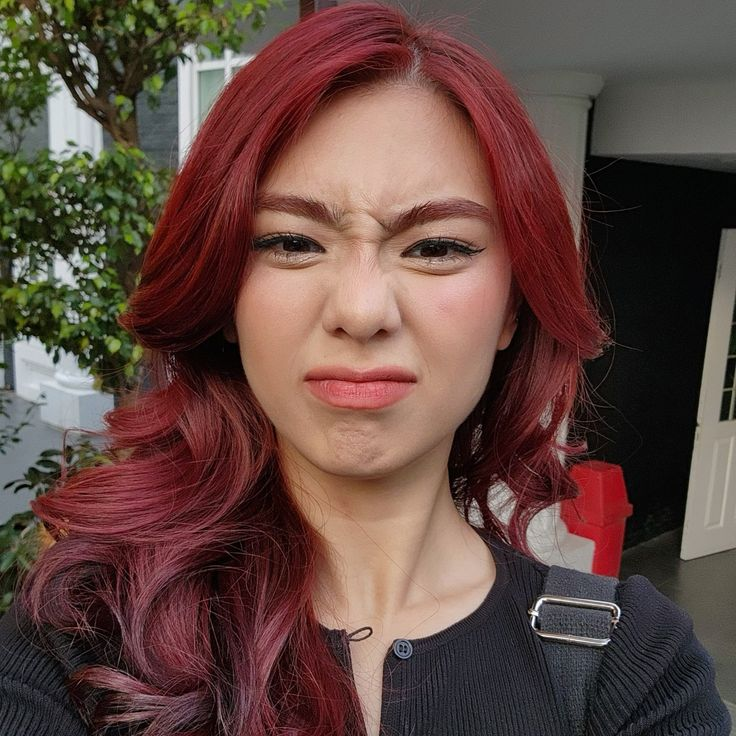
%> input picture images/mikha.jpeg, 736 x 736 px
$ octave elective_3_lab_3.m   (GNU Octave 9; MATLAB toolbox functions it lacks are replaced by stand-ins)
%> lines starting %> are read from the running program, lines starting %| are printed output that depends on the picture
% Acquire the image
img = imread("images\mikha.jpeg");
%> img is the input picture: size 736x736x3 uint8; mean R, G, B 97.8, 72.6, 65.5

% Convert image to grayscale
gray_img = rgb2gray(img);

% Show original image
figure(1)
subplot(1,2,1);
imshow(gray_img); title("Original Image");

% Display the histogram of the original image
subplot(1,2,2);
imhist(gray_img); title("Histogram of Original Image");


% Perform histogram equalization
eq_img = histeq(gray_img);
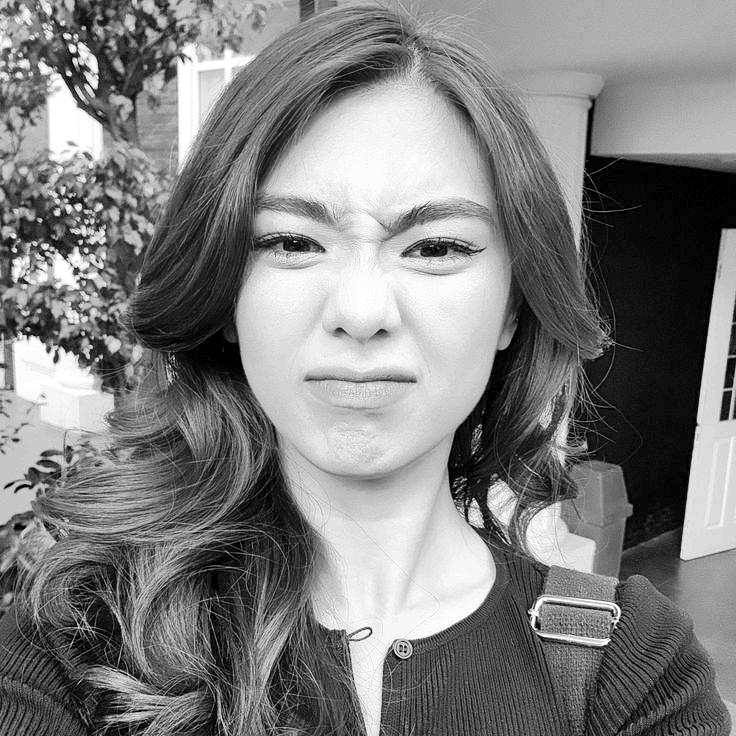
%> eq_img: size 736x736 uint8; min 0, max 255, mean 126.3

% Display the equalized image
figure(2)
subplot(1,2,1);
imshow(eq_img); title("Equalized Image");

% Display the histogram of the equalized image
subplot(1,2,2);
imhist(eq_img); title("Histogram of Equalized Image");
%> after `title("Histogram of Equalized Image")`:
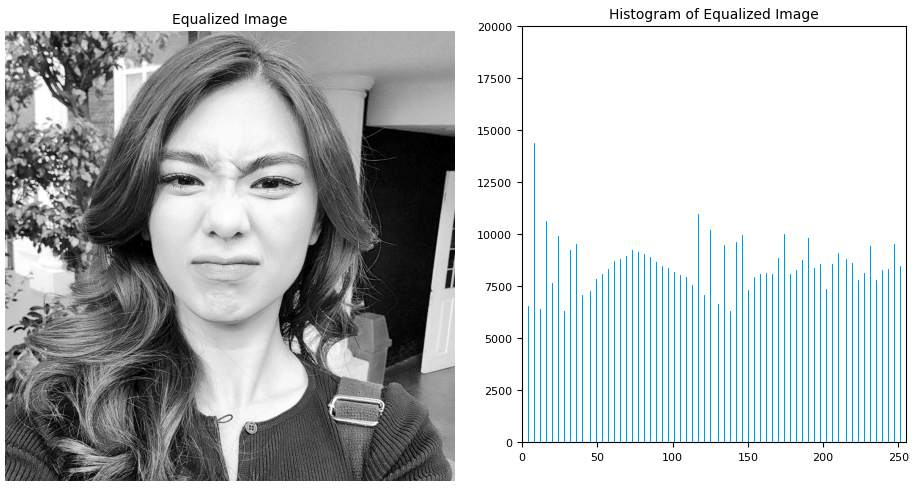
%> figure redrawn from the program's plot data, 2 panels

% Perform Constrast Enhancement
adj_img = imadjust(gray_img);
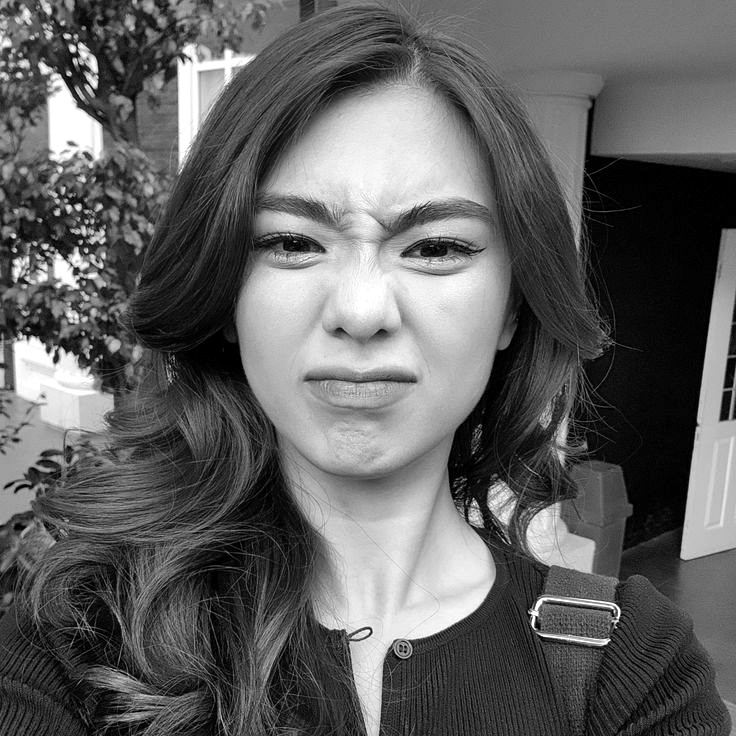
%> adj_img: size 736x736 uint8; min 0, max 255, mean 96.6

% Display the adjusted image
figure(3)
subplot(1,2,1);
imshow(adj_img); title("Adjusted Image");

% Display the histogram of the adjusted image
subplot(1,2,2);
imhist(adj_img); title("Histogram of Adjusted Image");
%> after `title("Histogram of Adjusted Image")`:
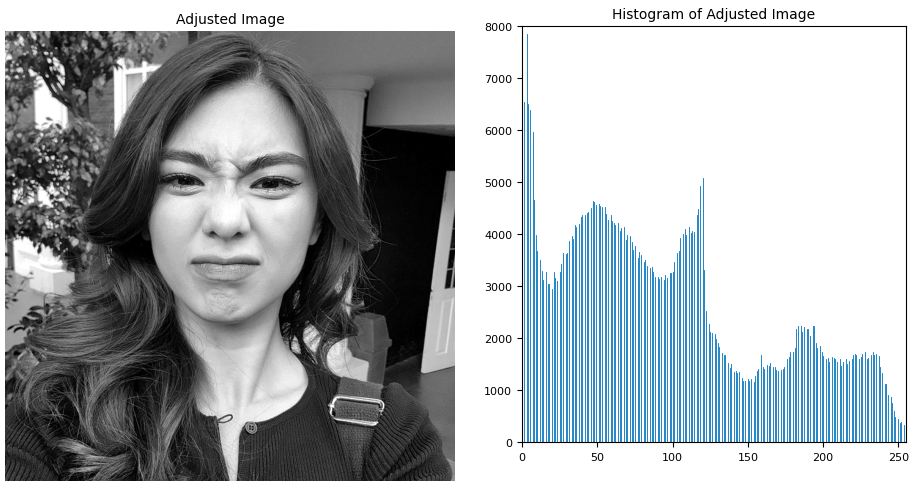
%> figure redrawn from the program's plot data, 2 panels

% Perform Adaptive Histogram Equalization
adapthist_img = adapthisteq(gray_img);
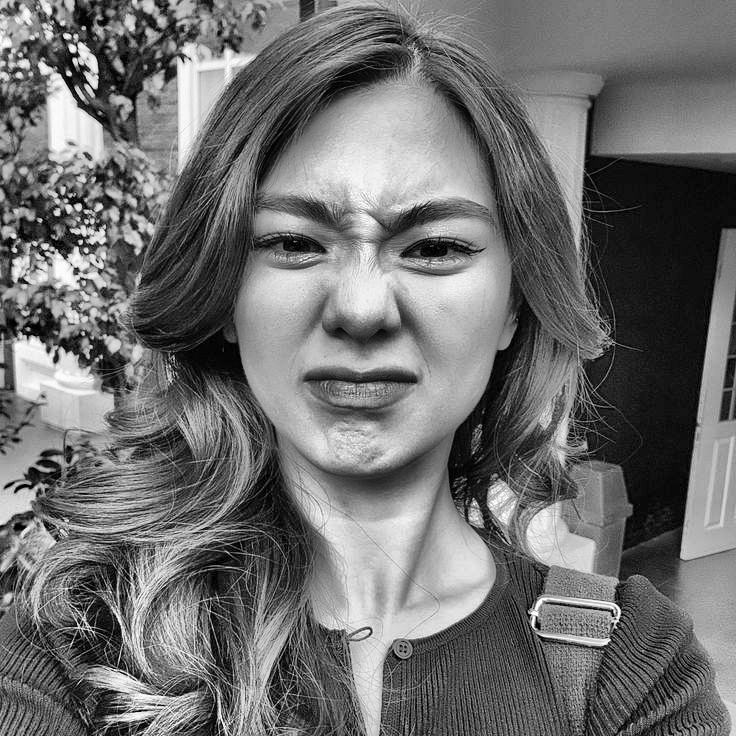
%> adapthist_img: size 736x736 uint8; min 0, max 255, mean 111

% Display the adaptive histogram equalized image
figure(4)
subplot(1,2,1);
imshow(adapthist_img); title("Adaptive Histogram Equalized Image");

% Display the histogram of the adaptive histogram equalized image
subplot(1,2,2);
imhist(adapthist_img); title("Histogram of Adaptive Histogram Equalized Image");
%> after `title("Histogram of Adaptive Histogram Equalized Image")`:
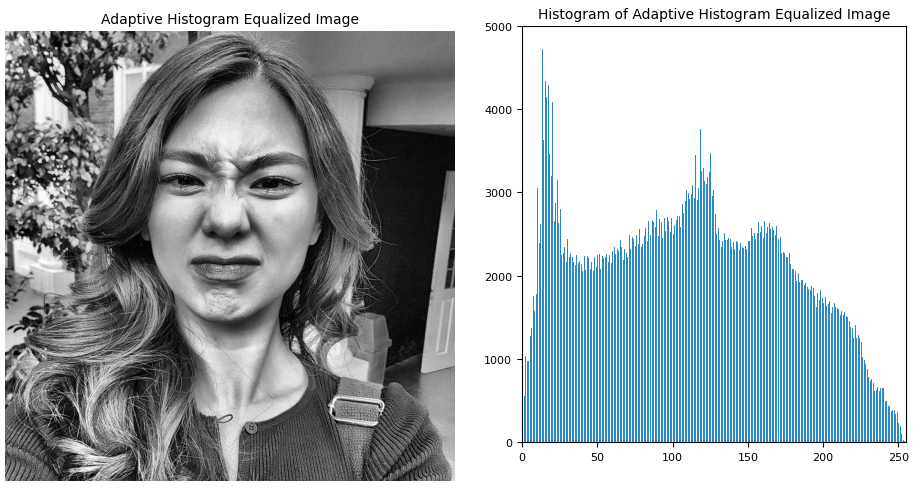
%> figure redrawn from the program's plot data, 2 panels

% Perform Spatial Filtering

% Mean Filtering
mean_filter = fspecial('average', [3 3]);
mean_img = imfilter(gray_img, mean_filter);

% Display the mean filtered image
figure(5)
plot(1,1);
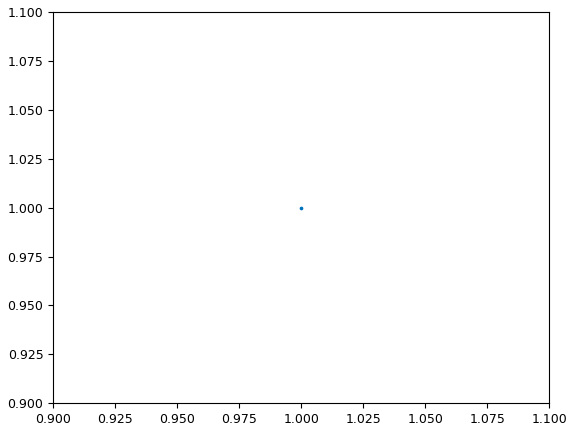
%> figure redrawn from the program's plot data
imshow(mean_img); title("Mean Filtered Image");

% Median Filtering
median_img = medfilt2(gray_img, [3 3]);

% Display the median filtered image
figure(6)
plot(1,1);
imshow(median_img); title("Median Filtered Image");
